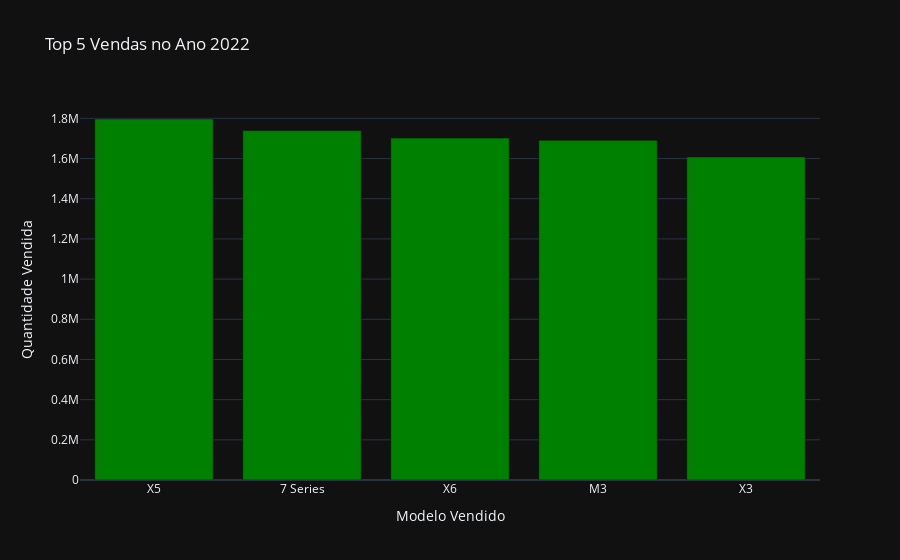

Notebook code for this chart:
### Code cell
df_max_vendas = px.bar(
    df_bmw_max_vendas.head(),
    x='Model',
    y='vendas',
    title='Top 5 Vendas no Ano 2022',
    labels={
        'Model': 'Modelo Vendido',
        'vendas': 'Quantidade Vendida'
    }
)
df_max_vendas.update_traces(marker_color='green')
df_max_vendas.show()

### Figure 1 — Plotly figure (JSON) as saved in the notebook; plotly's stock layout.template omitted (floating-point values rounded to 4 significant figures)
{"data": [{"hovertemplate": "Modelo Vendido=%{x}<br>Quantidade Vendida=%{y}<extra></extra>", "legendgroup": "", "marker": {"color": "green", "pattern": {"shape": ""}}, "name": "", "orientation": "v", "showlegend": false, "textposition": "auto", "x": ["X5", "7 Series", "X6", "M3", "X3"], "xaxis": "x", "y": [1796846, 1739216, 1701699, 1690554, 1607566], "yaxis": "y", "type": "bar"}], "layout": {"xaxis": {"anchor": "y", "domain": [0.0, 1.0], "title": {"text": "Modelo Vendido"}}, "yaxis": {"anchor": "x", "domain": [0.0, 1.0], "title": {"text": "Quantidade Vendida"}}, "legend": {"tracegroupgap": 0}, "title": {"text": "Top 5 Vendas no Ano 2022"}, "barmode": "relative"}}
